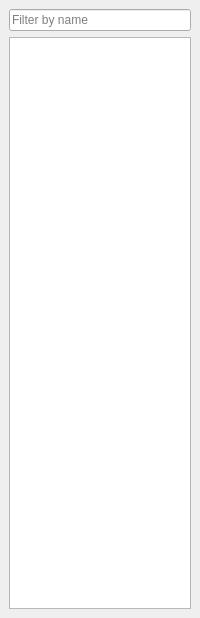
<?xml version="1.0" encoding="UTF-8"?>
<ui version="4.0">
 <class>DbTree</class>
 <widget class="QDockWidget" name="DbTree">
  <property name="geometry">
   <rect>
    <x>0</x>
    <y>0</y>
    <width>200</width>
    <height>618</height>
   </rect>
  </property>
  <property name="floating">
   <bool>false</bool>
  </property>
  <property name="features">
   <set>QDockWidget::AllDockWidgetFeatures</set>
  </property>
  <property name="allowedAreas">
   <set>Qt::LeftDockWidgetArea|Qt::RightDockWidgetArea</set>
  </property>
  <property name="windowTitle">
   <string>Databases</string>
  </property>
  <widget class="QWidget" name="dockWidgetContents">
   <layout class="QGridLayout" name="gridLayout">
    <item row="1" column="0">
     <widget class="DbTreeView" name="treeView">
      <property name="sizePolicy">
       <sizepolicy hsizetype="Ignored" vsizetype="Expanding">
        <horstretch>0</horstretch>
        <verstretch>0</verstretch>
       </sizepolicy>
      </property>
      <property name="acceptDrops">
       <bool>true</bool>
      </property>
      <property name="dragEnabled">
       <bool>true</bool>
      </property>
      <property name="dragDropMode">
       <enum>QAbstractItemView::InternalMove</enum>
      </property>
      <property name="defaultDropAction">
       <enum>Qt::CopyAction</enum>
      </property>
     </widget>
    </item>
    <item row="0" column="0">
     <widget class="QWidget" name="top" native="true">
      <layout class="QHBoxLayout" name="horizontalLayout">
       <property name="leftMargin">
        <number>0</number>
       </property>
       <property name="topMargin">
        <number>0</number>
       </property>
       <property name="rightMargin">
        <number>0</number>
       </property>
       <property name="bottomMargin">
        <number>0</number>
       </property>
       <item>
        <widget class="QLineEdit" name="nameFilter">
         <property name="placeholderText">
          <string>Filter by name</string>
         </property>
        </widget>
       </item>
      </layout>
     </widget>
    </item>
   </layout>
  </widget>
 </widget>
 <customwidgets>
  <customwidget>
   <class>DbTreeView</class>
   <extends>QTreeView</extends>
   <header>dbtree/dbtreeview.h</header>
  </customwidget>
 </customwidgets>
 <tabstops>
  <tabstop>nameFilter</tabstop>
  <tabstop>treeView</tabstop>
 </tabstops>
 <resources/>
 <connections/>
</ui>
